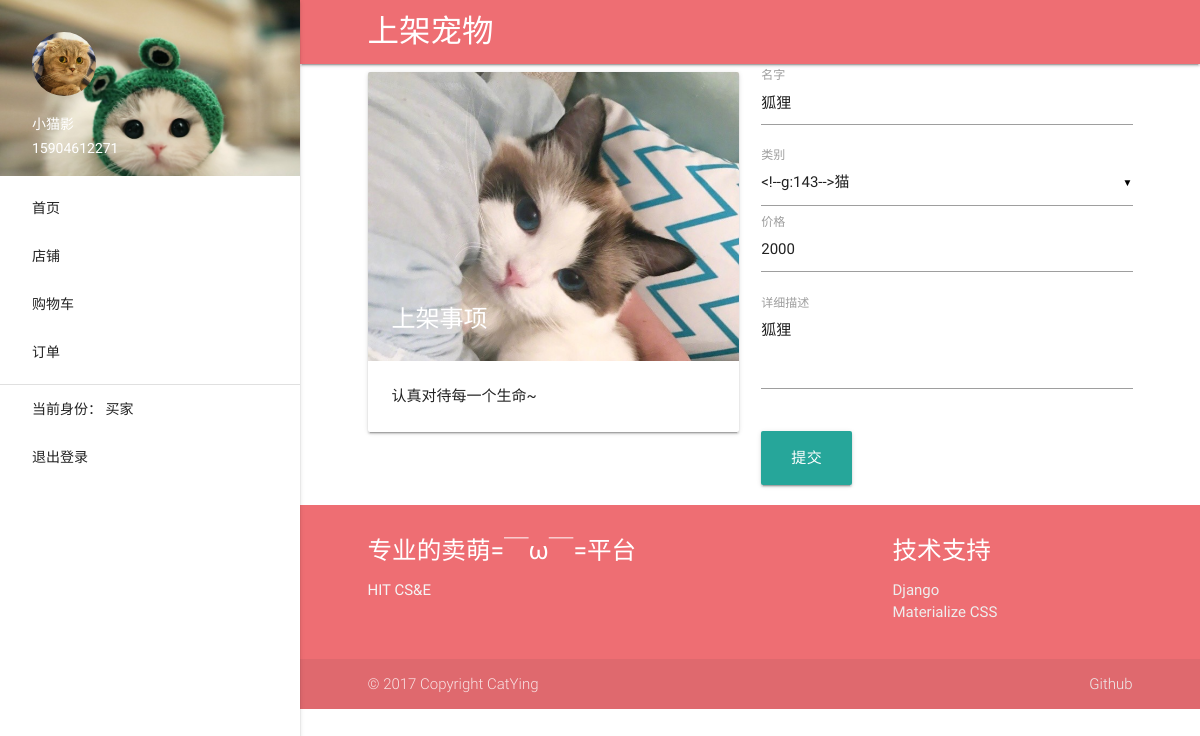
Screenshot of /shop/edit/3 (signed in) with the database file from the repository.
### authentication/models.py (models this page shows, shortened)
class MyUser(models.Model):
    user = models.OneToOneField(User)
    nickname = models.CharField(max_length=64)
    real_info = models.OneToOneField(RealInfo, blank=True, null=True)
    cellphone = models.CharField(max_length=16)
    address = models.CharField(max_length=512, blank=True)
    head_img = models.ImageField(upload_to='image/%Y/%m/%d', null=True)
    level = models.IntegerField(default=1)
    current_stage = models.IntegerField(default=1)
    face_token = models.CharField(max_length=256, blank=True, null=True)

### shop/models.py (models this page shows, shortened)
class Item(models.Model):
    name = models.CharField(max_length=128)
    prototype = models.ForeignKey(Prototype)
    myuser = models.ForeignKey(MyUser)
    detail = models.TextField()
    locking_id = models.IntegerField(blank=True, null=True)
    price = models.IntegerField(default=2000)
    available = models.BooleanField(default=True)

### shop/views.py (the view)
# urls.py: url(r"^edit/(?P<pk>[0-9]+)", views.ItemUpdateView.as_view(), name='edit-item'),
class ItemUpdateView(LoginRequiredMixin, UserPassesTestMixin, FrontMixin, UpdateView):
    login_url = reverse_lazy("login")
    model = Item
    context_object_name = 'info'
    fields = ['name', 'detail', 'price']
    template_name = 'shop/add.html'
    success_url = reverse_lazy("self-shop")
    redirect_field_name = 'denied'
    def test_func(self):
        return self.request.user.myuser == Item.objects.get(pk=int(self.kwargs['pk'])).myuser
    def get_object(self, queryset=None):
        return Item.objects.get(pk=int(self.kwargs['pk']))
    def get_context_data(self, **kwargs):
        context = super(ItemUpdateView, self).get_context_data(**kwargs)
        context['prototype_list'] = Prototype.objects.all()
        return context

### authentication/mixin.py (called while the page is built)
    def get_context_data(self, **kwargs):
        context = super(AuthMixin, self).get_context_data(**kwargs)
        if self.request.user.is_authenticated():
            myuser = self.request.user.myuser
            context['myuser'] = myuser
        return context

### website/mixin.py (called while the page is built)
    def get_context_data(self, **kwargs):
        return super(FrontMixin, self).get_context_data(**kwargs)

### templates/shop/add.html (shortened to what this page needs)
{% extends 'base.html' %}
{% load staticfiles %}
{% block navhead %}上架宠物{% endblock %}
{% block content %}
    <div class="container">
        <div class="row">
            <div class="col s12 m6">
                <div class="card">
                    <div class="card-image">
                        <img src="{% static 'imgs/71b2cbb3ly1felhhzrvwdj20qo0zkwkq.jpg' %}">
                        <span class="card-title">上架事项</span>
                    </div>
                    <div class="card-content">
                        <p>认真对待每一个生命~</p>
                    </div>
                </div>
            </div>
            <form class="col s12 m6" method="post">
                <div class="input-field m6">
                    <input id="name" type="text" class="validate" name="name" value="{{ info.name }}">
                    <label for="name">名字</label>
                </div>
                <div class="input-field m6">
                    <label>类别</label>
                </div>
                <div class="input-field m6">
                    <input id="price" type="number" class="validate" name="price" value="{{ info.price }}">
                    <label for="price">价格</label>
                </div>
                <div class="input-field m6">
                    <textarea id="textarea1" class="materialize-textarea" name="detail">{{ info.detail }}</textarea>
                    <label for="textarea1">详细描述</label>
                </div>
                <div class="input-field m6">
                    <a class="waves-effect waves-light btn-large" id="submit">提交</a>
                </div>
            </form>
        </div>
    </div>
{% endblock %}

### templates/base.html (shortened to what this page needs)
{% load staticfiles %}
<!doctype html>
<html lang="zh-CN">
<head>
    <link rel="stylesheet" href="{% static 'css/materialize.css' %}">
</head>
<body>
<header>
    <div class="container">
        <ul id="slide-out" class="side-nav fixed">
            <li>
                <div class="userView">
                    <div class="background">
                        <img src="{% static 'imgs/71b2cbb3ly1fdkd6l6eikj21kw13u474.jpg' %}" style="max-width: 300px">
                    </div>
                    {% if myuser %}
                        <a href="#"><img class="circle" src="{% url 'media' myuser.head_img %}"></a>
                        <a href="#"><span class="white-text name">{{ myuser.nickname }}</span></a>
                        <a href="#"><span class="white-text email">{{ myuser.cellphone }}</span></a>
                    {% else %}
                        <a href="#"><img class="circle" src="{% static "imgs/20130121222641_Hd5xE.jpeg" %}"></a>
                        <a href="#"><span class="white-text name">登录查看更多</span></a>
                        <a href="#"><span class="white-text email">喵~</span></a>
                    {% endif %}
                </div>
            </li>
            <li><a href="{% url 'index' %}" class="waves-effect">首页</a></li>
            <li><a href="{% url 'list' %}" class="waves-effect">店铺</a></li>
            <li><a href="{%  url 'cart' %}" class="waves-effect">购物车</a></li>
            <li><a href="{% url 'order' %}" class="waves-effect">订单</a></li>
            <li>
                <div class="divider"></div>
            </li>
            {% if myuser %}
                <li><a class="waves-effect" id="identify">当前身份：
                    {% if myuser.current_stage == 1 %}
                        买家
                    {% elif myuser.current_stage == 2 %}
                        寄养用户
                    {% elif myuser.current_stage == 3 %}
                        店家
                    {% elif myuser.current_stage == 4 %}
                        超管
                    {% endif %}
                </a></li>
                <li><a class="waves-effect" href="{% url 'logout' %}">退出登录</a></li>
            {% else %}
                <li><a href="{% url 'login' %}">登录</a></li>
                <li><a href="{% url 'register' %}">注册</a></li>
            {% endif %}
        </ul>
    </div>
</header>
<main>
    <nav>
        <div class="container">
            <div class="nav-wrapper">
                <a href="#" class="brand-logo">{% block navhead %}{% endblock %}</a>
            </div>
        </div>
    </nav>
    {% block content %}
    {% endblock %}
</main>
<footer class="page-footer">
    <div class="container">
        <div class="row">
            <div class="col l6 s12">
                <h5 class="white-text">专业的卖萌=￣ω￣=平台</h5>
                <p class="grey-text text-lighten-4">HIT CS&E</p>
            </div>
            <div class="col l4 offset-l2 s12">
                <h5 class="white-text">技术支持</h5>
                <ul>
                    <li><a class="grey-text text-lighten-3" href="https://djangoproject.com">Django</a></li>
                    <li><a class="grey-text text-lighten-3" href="http://www.materializecss.cn/">Materialize CSS</a>
                    </li>
                </ul>
            </div>
        </div>
    </div>
    <div class="footer-copyright">
        <div class="container">
            © 2017 Copyright CatYing
            <a class="grey-text text-lighten-3 right" href="https://github.com/catying">Github</a>
        </div>
    </div>
</footer>
</body>
</html>

### templates/base.html (style rules this page uses)
header, main, footer { padding-left: 300px; }

### rows the page displays
MyUser: head_img (picture), nickname "小猫影", cellphone "15904612271"
Item: name "狐狸", price "2000", detail "狐狸"
